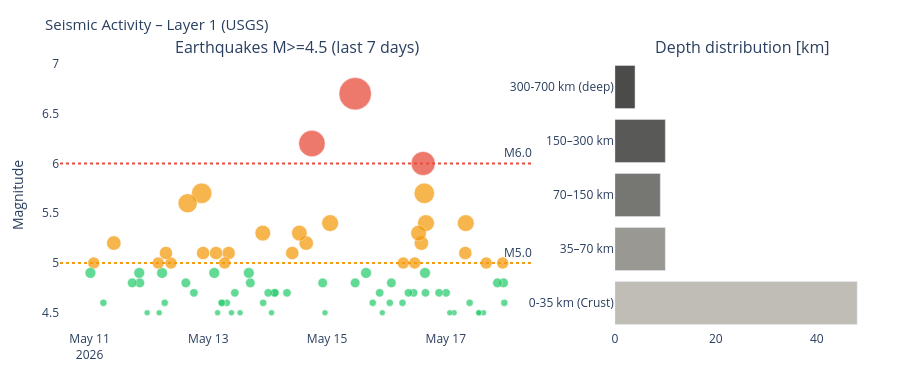

Notebook cell for this chart:
### Markdown cell above
---
## 4. Visualizations

### Code cell
# ============================================================
# SEISMICS – Magnitude time series + depth distribution
# ============================================================

if df_seis is not None:
    fig = make_subplots(
        rows=1, cols=2,
        subplot_titles=['Earthquakes M>=4.5 (last 7 days)', 'Depth distribution [km]'],
        column_widths=[0.65, 0.35]
    )

    # Color scale by magnitude
    mag_colors = ['#2ecc71' if m < 5 else '#f39c12' if m < 6 else '#e74c3c'
                  for m in df_seis['mag']]
    sizes = [max(6, (m - 4) * 12) for m in df_seis['mag']]

    fig.add_trace(go.Scatter(
        x=df_seis['time'], y=df_seis['mag'],
        mode='markers',
        marker=dict(color=mag_colors, size=sizes, opacity=0.75,
                    line=dict(color='white', width=0.5)),
        text=df_seis['place'],
        hovertemplate='%{text}<br>M%{y:.1f}<br>%{x}<extra></extra>',
        name='Earthquakes'
    ), row=1, col=1)

    fig.add_hline(y=6.0, line_dash='dot', line_color='#e74c3c',
                  annotation_text='M6.0', row=1, col=1)
    fig.add_hline(y=5.0, line_dash='dot', line_color='#f39c12',
                  annotation_text='M5.0', row=1, col=1)

    # Depth distribution
    depth_bins = pd.cut(df_seis['depth'],
                        bins=[0, 35, 70, 150, 300, 700],
                        labels=['0-35 km\n(Crust)', '35–70 km',
                                '70–150 km', '150–300 km', '300-700 km\n(deep)'])
    depth_counts = depth_bins.value_counts().sort_index()
    depth_colors = ['#B4B2A9', '#888780', '#5F5E5A', '#3d3d3a', '#2C2C2A']

    fig.add_trace(go.Bar(
        x=depth_counts.values,
        y=depth_counts.index.astype(str),
        orientation='h',
        marker_color=depth_colors[:len(depth_counts)],
        opacity=0.85,
        name='Depth'
    ), row=1, col=2)

    fig.update_layout(
        title=dict(text='Seismic Activity – Layer 1 (USGS)', font=dict(size=15)),
        height=380, showlegend=False,
        plot_bgcolor='rgba(0,0,0,0)', paper_bgcolor='rgba(0,0,0,0)',
        margin=dict(l=60, r=30, t=60, b=50)
    )
    fig.update_yaxes(title_text='Magnitude', row=1, col=1)
    fig.show()
else:
    print('Seismic data unavailable.')

### Figure 1 — Plotly figure (JSON) as saved in the notebook; plotly's stock layout.template omitted (floating-point values rounded to 4 significant figures)
{"data": [{"hovertemplate": "%{text}<br>M%{y:.1f}<br>%{x}<extra></extra>", "marker": {"color": ["#2ecc71", "#2ecc71", "#f39c12", "#2ecc71", "#f39c12", "#2ecc71", "#2ecc71", "#2ecc71", "#2ecc71", "#f39c12", "#f39c12", "#2ecc71", "#2ecc71", "#2ecc71", "#2ecc71", "#f39c12", "#2ecc71", "#2ecc71", "#f39c12", "#e74c3c", "#f39c12", "#f39c12", "#f39c12", "#2ecc71", "#2ecc71", "#f39c12", "#2ecc71", "#2ecc71", "#2ecc71", "#2ecc71", "#2ecc71", "#2ecc71", "#2ecc71", "#e74c3c", "#2ecc71", "#f39c12", "#2ecc71", "#2ecc71", "#e74c3c", "#f39c12", "#f39c12", "#f39c12", "#2ecc71", "#2ecc71", "#2ecc71", "#2ecc71", "#2ecc71", "#2ecc71", "#f39c12", "#2ecc71", "#2ecc71", "#2ecc71", "#2ecc71", "#2ecc71", "#f39c12", "#2ecc71", "#f39c12", "#2ecc71", "#2ecc71", "#2ecc71", "#f39c12", "#2ecc71", "#f39c12", "#f39c12", "#2ecc71", "#f39c12", "#2ecc71", "#f39c12", "#f39c12", "#2ecc71", "#2ecc71", "#2ecc71", "#f39c12", "#2ecc71", "#2ecc71", "#2ecc71", "#2ecc71", "#f39c12", "#2ecc71", "#f39c12", "#2ecc71"], "line": {"color": "white", "width": 0.5}, "opacity": 0.75, "size": [7.2, 9.6, 12.0, 9.6, 12.0, 6, 6, 6, 7.2, 16.8, 13.2, 6, 6, 8.4, 8.4, 16.8, 8.4, 10.8, 20.4, 24.0, 14.4, 15.6, 12.0, 8.4, 8.4, 12.0, 7.2, 9.6, 7.2, 6, 8.4, 7.2, 10.8, 32.4, 9.6, 16.8, 6, 9.6, 26.4, 14.4, 15.6, 13.2, 8.4, 8.4, 8.4, 6, 8.4, 7.2, 15.6, 9.6, 10.8, 6, 8.4, 6, 13.2, 7.2, 12.0, 7.2, 7.2, 6, 13.2, 10.8, 13.2, 20.4, 8.4, 19.2, 9.6, 12.0, 13.2, 7.2, 10.8, 6, 12.0, 6, 9.6, 10.8, 9.6, 14.4, 7.2, 12.0, 10.8]}, "mode": "markers", "name": "Earthquakes", "text": ["62 km WNW of Abra Pampa, Argentina", "32 km WNW of Ishigaki, Japan", "31 km WNW of Finschhafen, Papua New Guinea", "192 km ESE of Kimbe, Papua New Guinea", "24 km NW of Liuzhou, China", "33 km SSE of Pelabuhanratu, Indonesia", "97 km NNW of San Antonio de los Cobres, Argentina", "193 km W of Neiafu, Tonga", "266 km ESE of Port Blair, India", "84 km ENE of Severo-Kuril’sk, Russia", "109 km SSE of Lorengau, Papua New Guinea", "132 km SSE of Wainui, New Zealand", "92 km SSE of San Pedro de Atacama, Chile", "93 km ENE of Miyako, Japan", "184 km NE of Bamboo Flat, India", "92 km E of Port-Vila, Vanuatu", "145 km WNW of Neiafu, Tonga", "60 km ESE of Port-Vila, Vanuatu", "33 km NE of Auki, Solomon Islands", "70 km ESE of Codrington, Antigua and Barbuda", "94 km E of Port-Vila, Vanuatu", "94 km E of Port-Vila, Vanuatu", "5 km WSW of Badak, Philippines", "67 km WNW of El Aguilar, Argentina", "south of Africa", "Kermadec Islands region", "145 km WNW of Hihifo, Tonga", "71 km SSW of Ollagüe, Chile", "south of the Kermadec Islands", "212 km E of Levuka, Fiji", "219 km E of Levuka, Fiji", "95 km ESE of Port-Vila, Vanuatu", "11 km WNW of Palca, Peru", "49 km ESE of Ōfunato, Japan", "Bonin Islands, Japan region", "119 km SSE of Lorengau, Papua New Guinea", "southern Mid-Atlantic Ridge", "South Sandwich Islands region", "271 km WSW of Tual, Indonesia", "Volcano Islands, Japan region", "32 km WNW of Darien, Colombia", "South Sandwich Islands region", "28 km NNW of Bardsīr, Iran", "130 km W of Ternate, Indonesia", "69 km W of San Antonio de los Cobres, Argentina", "northern Mid-Atlantic Ridge", "41 km ENE of Turmi, Ethiopia", "46 km N of Namuac, Philippines", "51 km NNE of Namuac, Philippines", "Carlsberg Ridge", "16 km ENE of Jacó, Costa Rica", "72 km NE of Hihifo, Tonga", "5 km ESE of Hualien City, Taiwan", "17 km SSE of Conchagua, El Salvador", "South Sandwich Islands region", "Kermadec Islands region", "South Sandwich Islands region", "137 km E of Ozernovskiy, Russia", "102 km SSE of Lorengau, Papua New Guinea", "35 km SW of Masachapa, Nicaragua", "Izu Islands, Japan region", "175 km SSE of Akkeshi, Japan", "55 km ENE of ‘Ohonua, Tonga", "275 km SW of Houma, Tonga", "128 km N of Tobelo, Indonesia", "88 km W of Lata, Solomon Islands", "10 km ENE of Xunchang, China", "224 km SE of Pondaguitan, Philippines", "79 km S of Hualien City, Taiwan", "131 km SE of Petropavlovsk-Kamchatsky, Russia", "Nicobar Islands, India region", "179 km SE of Petropavlovsk-Kamchatsky, Russia", "81 km WNW of Kirakira, Solomon Islands", "90 km WSW of Taltal, Chile", "121 km ESE of Yigo Village, Guam", "150 km SSE of Alo, Wallis and Futuna", "43 km E of Salamanca, Chile", "72 km NW of Malango, Solomon Islands", "46 km WSW of San Pedro de Atacama, Chile", "60 km ESE of Isen, Japan", "146 km E of Miyako, Japan"], "type": "scatter", "x": ["2026-05-17T23:38:30.734", "2026-05-17T23:21:21.028", "2026-05-17T22:58:32.187", "2026-05-17T20:52:01.462", "2026-05-17T16:21:06.387", "2026-05-17T15:14:59.792", "2026-05-17T13:28:25.571", "2026-05-17T13:16:28.929", "2026-05-17T09:38:20.685", "2026-05-17T08:04:17.461", "2026-05-17T07:51:56.627", "2026-05-17T03:20:37.916", "2026-05-17T01:35:32.854", "2026-05-17T00:07:28.770", "2026-05-16T21:16:17.475", "2026-05-16T15:58:04.288", "2026-05-16T15:47:21.251", "2026-05-16T15:35:20.974", "2026-05-16T15:17:56.098", "2026-05-16T14:50:03.503", "2026-05-16T14:07:54.649", "2026-05-16T12:59:30.959", "2026-05-16T11:25:43.857", "2026-05-16T10:59:47.078", "2026-05-16T08:54:02.463", "2026-05-16T06:48:55.360", "2026-05-16T06:29:07.587", "2026-05-16T01:59:43.392", "2026-05-16T01:22:16.192", "2026-05-15T22:20:25.566", "2026-05-15T21:15:25.536", "2026-05-15T18:28:04.147", "2026-05-15T15:45:18.856", "2026-05-15T11:22:01.649", "2026-05-15T11:20:54.030", "2026-05-15T01:13:58.659", "2026-05-14T23:09:28.238", "2026-05-14T22:14:05.512", "2026-05-14T17:53:14.710", "2026-05-14T15:34:06.382", "2026-05-14T12:48:22.202", "2026-05-14T09:55:47.289", "2026-05-14T07:47:44.952", "2026-05-14T02:59:47.627", "2026-05-14T02:46:38.356", "2026-05-14T01:33:25.558", "2026-05-14T00:14:01.393", "2026-05-13T22:10:17.110", "2026-05-13T22:01:06.478", "2026-05-13T16:58:44.087", "2026-05-13T16:22:30.822", "2026-05-13T12:50:34.441", "2026-05-13T10:43:29.759", "2026-05-13T09:21:48.563", "2026-05-13T08:12:59.760", "2026-05-13T07:29:39.992", "2026-05-13T06:36:37.861", "2026-05-13T05:39:54.585", "2026-05-13T05:22:28.769", "2026-05-13T03:45:21.331", "2026-05-13T03:08:33.276", "2026-05-13T02:24:36.823", "2026-05-12T21:53:44.573", "2026-05-12T21:19:36.870", "2026-05-12T18:10:22.469", "2026-05-12T15:39:31.100", "2026-05-12T14:55:15.727", "2026-05-12T08:53:56.666", "2026-05-12T06:53:32.598", "2026-05-12T06:23:03.205", "2026-05-12T05:18:57.588", "2026-05-12T04:08:24.653", "2026-05-12T03:45:42.646", "2026-05-11T23:16:35.604", "2026-05-11T20:18:48.528", "2026-05-11T20:04:58.901", "2026-05-11T17:14:44.573", "2026-05-11T09:48:51.604", "2026-05-11T05:35:52.128", "2026-05-11T01:41:17.815", "2026-05-11T00:21:40.314"], "xaxis": "x", "y": [4.6, 4.8, 5.0, 4.8, 5.0, 4.5, 4.5, 4.5, 4.6, 5.4, 5.1, 4.5, 4.5, 4.7, 4.7, 5.4, 4.7, 4.9, 5.7, 6.0, 5.2, 5.3, 5.0, 4.7, 4.7, 5.0, 4.6, 4.8, 4.6, 4.5, 4.7, 4.6, 4.9, 6.7, 4.8, 5.4, 4.5, 4.8, 6.2, 5.2, 5.3, 5.1, 4.7, 4.7, 4.7, 4.5, 4.7, 4.6, 5.3, 4.8, 4.9, 4.5, 4.7, 4.5, 5.1, 4.6, 5.0, 4.6, 4.6, 4.5, 5.1, 4.9, 5.1, 5.7, 4.7, 5.6, 4.8, 5.0, 5.1, 4.6, 4.9, 4.5, 5.0, 4.5, 4.8, 4.9, 4.8, 5.2, 4.6, 5.0, 4.9], "yaxis": "y"}, {"marker": {"color": ["#B4B2A9", "#888780", "#5F5E5A", "#3d3d3a", "#2C2C2A"]}, "name": "Depth", "opacity": 0.85, "orientation": "h", "type": "bar", "x": [48, 10, 9, 10, 4], "xaxis": "x2", "y": ["0-35 km\n(Crust)", "35–70 km", "70–150 km", "150–300 km", "300-700 km\n(deep)"], "yaxis": "y2"}], "layout": {"annotations": [{"font": {"size": 16}, "showarrow": false, "text": "Earthquakes M>=4.5 (last 7 days)", "x": 0.2925, "xanchor": "center", "xref": "paper", "y": 1.0, "yanchor": "bottom", "yref": "paper"}, {"font": {"size": 16}, "showarrow": false, "text": "Depth distribution [km]", "x": 0.8425, "xanchor": "center", "xref": "paper", "y": 1.0, "yanchor": "bottom", "yref": "paper"}, {"showarrow": false, "text": "M6.0", "x": 1, "xanchor": "right", "xref": "x domain", "y": 6.0, "yanchor": "bottom", "yref": "y"}, {"showarrow": false, "text": "M5.0", "x": 1, "xanchor": "right", "xref": "x domain", "y": 5.0, "yanchor": "bottom", "yref": "y"}], "height": 380, "margin": {"b": 50, "l": 60, "r": 30, "t": 60}, "paper_bgcolor": "rgba(0,0,0,0)", "plot_bgcolor": "rgba(0,0,0,0)", "shapes": [{"line": {"color": "#e74c3c", "dash": "dot"}, "type": "line", "x0": 0, "x1": 1, "xref": "x domain", "y0": 6.0, "y1": 6.0, "yref": "y"}, {"line": {"color": "#f39c12", "dash": "dot"}, "type": "line", "x0": 0, "x1": 1, "xref": "x domain", "y0": 5.0, "y1": 5.0, "yref": "y"}], "showlegend": false, "title": {"font": {"size": 15}, "text": "Seismic Activity – Layer 1 (USGS)"}, "xaxis": {"anchor": "y", "domain": [0.0, 0.585]}, "xaxis2": {"anchor": "y2", "domain": [0.685, 1.0]}, "yaxis": {"anchor": "x", "domain": [0.0, 1.0], "title": {"text": "Magnitude"}}, "yaxis2": {"anchor": "x2", "domain": [0.0, 1.0]}}}
